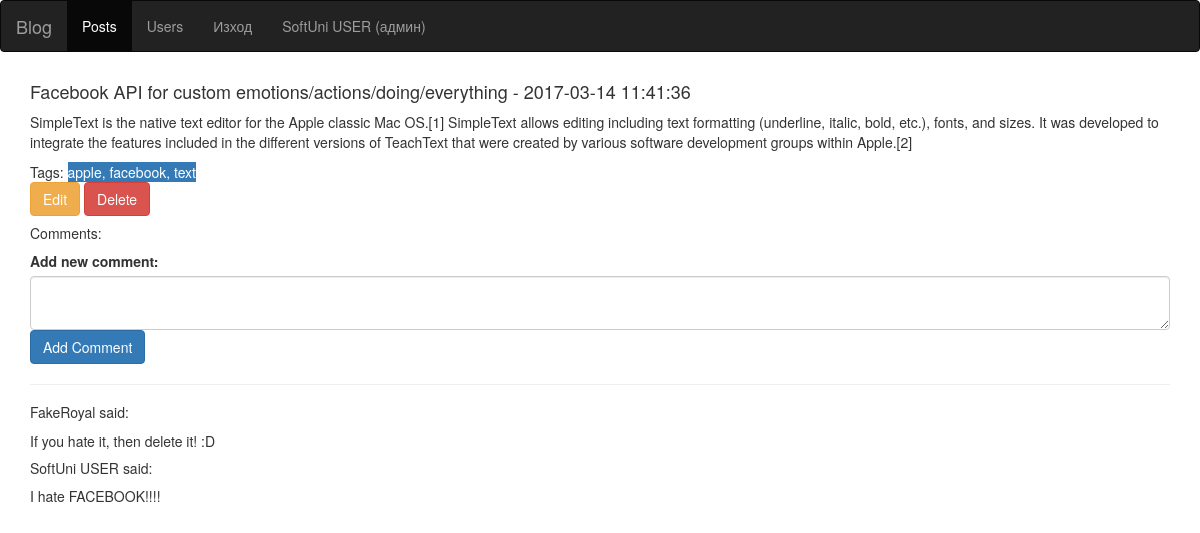
Page /single-post.php?id=1 (signed in) on the committed database.
### tables this page shows
CREATE TABLE `Posts` (
  `ID` int(11) NOT NULL,
  `Title` varchar(255) NOT NULL,
  `Content` text NOT NULL,
  `UserID` int(11) NOT NULL,
  `DateCreated` datetime DEFAULT NULL
);

CREATE TABLE `Comments` (
  `ID` int(11) NOT NULL,
  `Content` varchar(255) NOT NULL,
  `UserID` int(11) NOT NULL,
  `PostID` int(11) NOT NULL
);

CREATE TABLE `Users` (
  `ID` int(11) NOT NULL,
  `Name` varchar(255) NOT NULL,
  `Email` varchar(255) NOT NULL,
  `Password` varchar(255) NOT NULL,
  `AccessLevel` int(11) NOT NULL
);

### models/Post.php (called while the page is built, shortened)
<?php
Class Post
{
	protected $id;
	protected $title;
	protected $content;
    protected $date;
    protected $tags = [];
	protected $connection;
	public function __construct(PDO $connection)
	{
		$this->connection = $connection;
	}
    public function getId()
    {
        return $this->id;
    }
    protected function setId($id)
    {
        $this->id = $id;
        return $this;
    }
    protected function setAuthor($authorId)
    {
        return $this;
    }
    public function getContent()
    {
        return $this->content;
    }
    protected function setContent($content)
    {
        $this->content = $content;
        return $this;
    }
    public function getTitle()
    {
        return $this->title;
    }
    protected function setTitle($title)
    {
        $this->title = $title;
        return $this;
    }
    public function getDate()
    {
        return $this->date;
    }
    protected function setDate($date)
    {
        $this->date = $date;
        return $this;
    }
    public function getTags()
    {
        return $this->tags;
    }
    public function addTag($tag)
    {
        $this->tags[] = $tag;
        return $this;
    }
    public function getPostById($id)
    {
        $post = $this->connection->MSelectOnly('Posts', '*', 'WHERE ID = ' . $id);
        return $this;
    }
    public function getTagsByPostId($postId)
    {
        $post = $this->getPostById($postId);
        $allTags = $this->connection->MSelectList('Tags', '*', 'WHERE PostID = ' . $post->getId());
        return $this->getTags();
    }
}

### db/functions.php (called while the page is built, shortened)
<?php
class MysqlPDO extends PDO {
    public function MSelectOnly($table, $select = ' * ', $where = null) {
        $sth = $this->prepare('SELECT '.$select.' FROM '.$table.'  '.$where);
        $sth->execute();
        return $sth->fetch(PDO::FETCH_BOTH);
    }
    public function MSelectList($table, $select = ' * ', $where = null) {
    	$sth = $this->prepare('SELECT '.$select.' FROM '.$table.'  '.$where);
        $sth->execute();
        return $sth->fetchAll();
    }
}

### controllers/PostContoller.php (called while the page is built, shortened)
<?php
require_once $_SERVER['DOCUMENT_ROOT'] . '/models/Post.php';
Class PostController
{
	protected $connection;
	public function __construct(PDO $connection)
	{
		$this->connection = $connection;
	}
	public function getPostById($id)
    {
        $post = new Post($this->connection);
        return $post->getPostById($id);
    }
	public function getCommentsByPostId(Post $post)
	{
		$data = $this->connection->MSelectList(
			'Comments AS C',
			'C.ID, C.Content, U.Name',
			'JOIN Users AS U ON U.ID = C.UserID
			WHERE C.PostID = "' . $post->getId() . '"
			ORDER BY ID DESC'
		);
		return $data;
	}
}

### single-post.php (the view, shortened to what this page needs)
<?php
require_once 'db/connection.php';
require_once 'controllers/PostContoller.php';
$postcontroller = new PostController($connection);
$post = $postcontroller->getPostById((int)$_GET['id']);
$allComments = $postcontroller->getCommentsByPostId($post);
?>
<!DOCTYPE html>
<html lang="en">
<head>
    <link rel="stylesheet" type="text/css" href="https://bootswatch.com/paper/bootstrap.min.css">
    <link rel="stylesheet" type="text/css" href="resources/static/css/frontpage.css">
</head>
<body>
<nav class="navbar navbar-inverse">
    <div class="container-fluid">
        <div class="navbar-header">
            <a class="navbar-brand" href="#">Blog</a>
        </div>
        <ul class="nav navbar-nav">
            <li class="active"><a href="welcome.php">Posts</a></li>
            <?php if ($_SESSION['user']['AccessLevel'] == 1): ?>
                <li><a href="users.php">Users</a></li>
            <?php endif ?>
            <li><a href="welcome.php?logout=true">Изход</a></li>
            <li class="pull-right"><a  href="#"><?= $_SESSION['user']['Name'] . " " . (($_SESSION['user']['AccessLevel'] == 1) ? '(админ)' : '') ?></a></li>
        </ul>
    </div>
</nav>
<div class="container">
    <h4><?= $post->getTitle() . " - " . $post->getDate(); ?></h4>
    <p><?= $post->getContent(); ?></p>
    Tags:
    <span class="bg-primary">
        <?php echo implode(", ", $post->getTagsByPostId($post->getId())); ?>
    </span>
    <?php if ($_SESSION['user']['AccessLevel'] == 1): ?>
        <form method="post">
            <input type="submit" class="btn btn-warning" name="edit" value="Edit">
            <input type="submit" class="btn btn-danger" name="delete" value="Delete">
        </form>
    <?php endif ?>
    <h5>Comments:</h5>
    <form method="post">
        <label for="comment">Add new comment:</label>
        <textarea name="comment" class="form-control" id="comment" required></textarea>
        <input type="submit" class="btn btn-primary" name="addComment" value="Add Comment">
    </form>
    <hr>
    <?php foreach ($allComments as $comment): ?>
        <h5><?= $comment['Name']; ?> said:</h5>
        <?= $comment['Content']; ?>
    <?php endforeach ?>
</div>
</body>

### rows in the picture
posts: Title "Facebook API for custom emotions/actions/doing/everything", DateCreated "2017-03-14 11:41:36", Content "SimpleText is the native text editor for the Apple classic Mac OS.[1] SimpleText allows editing including text formatting (underline, italic, bold, etc.), fonts, and sizes. It was developed to integrate the features included in the different versions of TeachText that were created by various software development groups within Apple.[2]"
comments: UserID.Name "FakeRoyal", Content "If you hate it, then delete it! :D"
comments: UserID.Name "SoftUni USER", Content "I hate FACEBOOK!!!!"

### other values in the picture
$_SESSION['user']['Name'] "SoftUni USER"
implode(", ", $post->getTagsByPostId($post->getId())) "apple, facebook, text"
